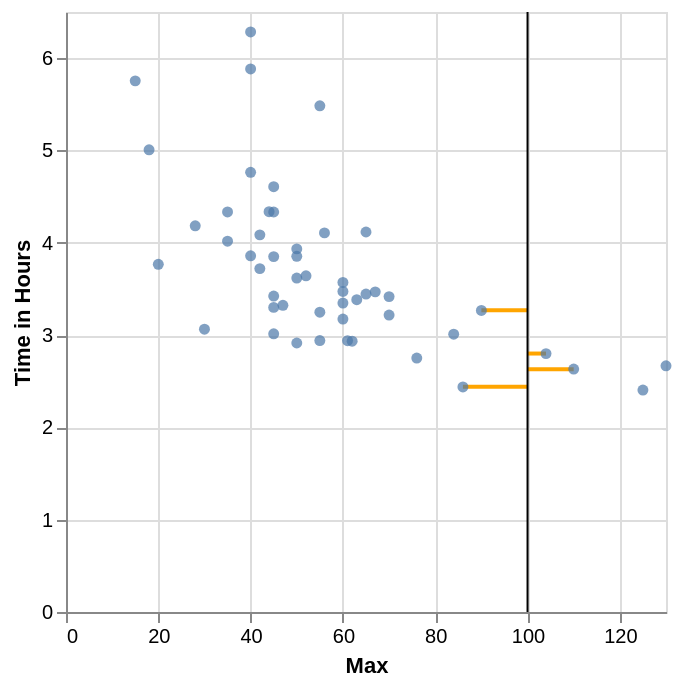

Write notebook code for a chart like this one.
### Markdown cell above
**Question 3.0**
<br> {points: 1}

Suppose we want to predict the race time for someone who ran a maximum distance of 100 miles per week during training. In the chart we created in the previous question, we can see that no one has run a maximum distance of exactly 100 miles per week. How can we predict with this data? We can use $k$-nn regression! To do this we get the $Y$ values (target/response variable) of the nearest $k$ values and then take their average and use that as the prediction. 

For this question perform $k$-nn regression manually to predict the race time based on the average value of the 4 runners ("neighbors") closest to running 100 miles per week during training.

*Fill in the scaffolding below and assign your answer to an object named `answer3`.*

### Code cell
# Run this cell to see a visualization of the 4 nearest neighbours to 100 miles / week

rule = alt.Chart().mark_rule().encode(x=alt.datum(100))

lines = alt.Chart(
    pd.DataFrame({
        "x": [110, 104, 90, 86],
        "y": [2.63, 2.8, 3.27, 2.44]
    })
).mark_rule(color="orange", size=2).encode(
    x="x",
    x2=alt.datum(100),  # we use `x2` to set a constant second x-coordinate at 100 for all the lines
    y="y",
)

lines + rule + answer2

### Figure 1 — Vega specification as saved in the notebook (floating-point values rounded to 4 significant figures)
{"$schema": "https://vega.github.io/schema/vega/v5.json", "data": [{"name": "empty", "values": [{}]}, {"name": "source_0", "values": [{"x": 110, "y": 2.63}, {"x": 104, "y": 2.8}, {"x": 90, "y": 3.27}, {"x": 86, "y": 2.44}]}, {"name": "source_1", "values": [{"max": 60.0, "time_hrs": 3.347}, {"max": 45.0, "time_hrs": 3.423}, {"max": 104.0, "time_hrs": 2.799}, {"max": 40.0, "time_hrs": 5.883}, {"max": 20.0, "time_hrs": 3.767}, {"max": 84.0, "time_hrs": 3.009}, {"max": 110.0, "time_hrs": 2.632}, {"max": 44.0, "time_hrs": 4.336}, {"max": 52.0, "time_hrs": 3.642}, {"max": 45.0, "time_hrs": 4.333}, {"max": 50.0, "time_hrs": 3.934}, {"max": 30.0, "time_hrs": 3.064}, {"max": 125.0, "time_hrs": 2.405}, {"max": 35.0, "time_hrs": 4.334}, {"max": 18.0, "time_hrs": 5.007}, {"max": 76.0, "time_hrs": 2.751}, {"max": 50.0, "time_hrs": 3.618}, {"max": 130.0, "time_hrs": 2.667}, {"max": 63.0, "time_hrs": 3.383}, {"max": 47.0, "time_hrs": 3.322}, {"max": 45.0, "time_hrs": 3.85}, {"max": 70.0, "time_hrs": 3.217}, {"max": 15.0, "time_hrs": 5.754}, {"max": 55.0, "time_hrs": 3.248}, {"max": 50.0, "time_hrs": 3.854}, {"max": 55.0, "time_hrs": 2.941}, {"max": 70.0, "time_hrs": 3.417}, {"max": 62.0, "time_hrs": 2.934}, {"max": 28.0, "time_hrs": 4.183}, {"max": 42.0, "time_hrs": 3.72}, {"max": 40.0, "time_hrs": 3.858}, {"max": 86.0, "time_hrs": 2.438}, {"max": 40.0, "time_hrs": 4.764}, {"max": 35.0, "time_hrs": 4.017}, {"max": 90.0, "time_hrs": 3.267}, {"max": 67.0, "time_hrs": 3.468}, {"max": 45.0, "time_hrs": 3.014}, {"max": 60.0, "time_hrs": 3.174}, {"max": 45.0, "time_hrs": 3.3}, {"max": 45.0, "time_hrs": 4.607}, {"max": 60.0, "time_hrs": 3.472}, {"max": 60.0, "time_hrs": 3.57}, {"max": 65.0, "time_hrs": 3.444}, {"max": 55.0, "time_hrs": 5.483}, {"max": 61.0, "time_hrs": 2.939}, {"max": 50.0, "time_hrs": 2.914}, {"max": 56.0, "time_hrs": 4.107}, {"max": 42.0, "time_hrs": 4.086}, {"max": 65.0, "time_hrs": 4.117}, {"max": 40.0, "time_hrs": 6.284}]}], "marks": [{"type": "rule", "name": "layer_0_marks", "from": {"data": "source_0"}, "encode": {"update": {"stroke": {"value": "orange"}, "x": {"field": "x", "scale": "x"}, "x2": {"value": 100, "scale": "x"}, "strokeWidth": {"value": 2}, "y": {"field": "y", "scale": "y"}}}, "style": ["rule"]}, {"type": "rule", "name": "layer_1_marks", "from": {"data": "empty"}, "encode": {"update": {"x": {"value": 100, "scale": "x"}, "y2": {"field": {"signal": null, "datum": null, "group": "height", "parent": null}}, "stroke": {"value": "black"}, "y": {"value": 0}}}, "style": ["rule"]}, {"type": "symbol", "name": "layer_2_marks", "from": {"data": "source_1"}, "encode": {"update": {"y": {"field": "time_hrs", "scale": "y"}, "x": {"field": "max", "scale": "x"}, "fill": {"value": "#4c78a8"}, "shape": {"value": "circle"}, "opacity": {"value": 0.7}}}, "style": ["circle"]}], "scales": [{"name": "x", "type": "linear", "domain": {"fields": [{"data": "source_0", "field": "x"}, [100], {"data": "source_1", "field": "max"}]}, "range": [0, {"signal": "width"}], "nice": true, "zero": true}, {"name": "y", "type": "linear", "domain": {"fields": [{"data": "source_0", "field": "y"}, {"data": "source_1", "field": "time_hrs"}]}, "range": [{"signal": "height"}, 0], "nice": true, "zero": true}], "axes": [{"scale": "x", "gridScale": "y", "zindex": 0, "aria": false, "labels": false, "domain": false, "maxExtent": 0, "tickCount": {"signal": "ceil(width/40)"}, "minExtent": 0, "orient": "bottom", "ticks": false, "grid": true}, {"scale": "y", "minExtent": 0, "gridScale": "x", "domain": false, "ticks": false, "maxExtent": 0, "labels": false, "zindex": 0, "orient": "left", "grid": true, "aria": false, "tickCount": {"signal": "ceil(height/40)"}}, {"scale": "x", "tickCount": {"signal": "ceil(width/40)"}, "title": "Max", "zindex": 0, "labelFlush": true, "labelOverlap": true, "orient": "bottom", "grid": false}, {"scale": "y", "tickCount": {"signal": "ceil(height/40)"}, "zindex": 0, "orient": "left", "grid": false, "title": "Time in Hours", "labelOverlap": true}], "height": 300, "background": "white", "padding": 5, "width": 300, "style": "cell"}
